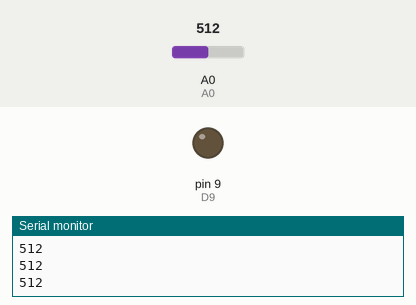
This sketch was run on a simulated Arduino Uno, built with avr-gcc and run on an emulated ATmega328P. Shown: output pins drawn as LEDs (lit = HIGH), the last lines printed to the serial monitor. Dashed ring = blinking. The inputs (shaded band) are chosen by the test bench; at power-on: A0 = 512.

Above: at 1.2 s.
1.3 s: A0 set to 987
2.8 s: A0 set to 1013
At 5.7 s:
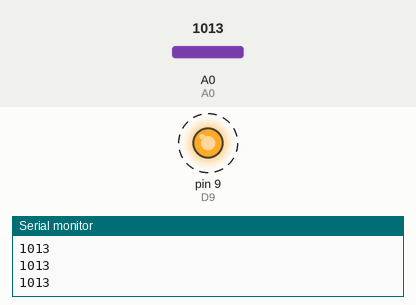
5.8 s: A0 set to 990
At 6.9 s:
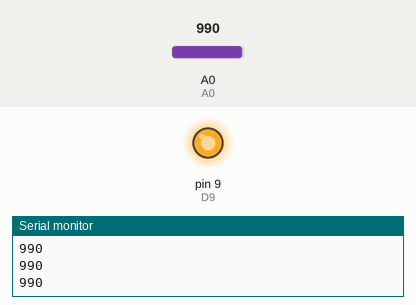
7.3 s: A0 set to 1010
At 7.71 s:
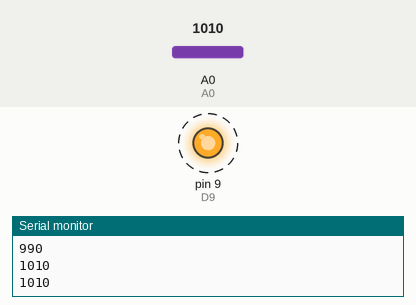
Timing chart, 0 to 11.3 s (numbered marks = the images above; inputs shaded):
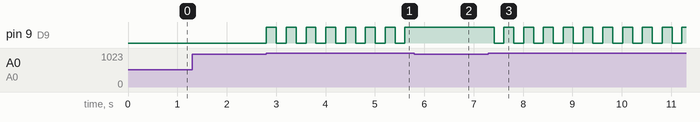

Measured:
- the behaviour switches between 1000 and 1001 on A0 (found by bisection; images 0 and 1)
- after the input at 2.8 s, pin 9 (D9): alternates HIGH for 0.20 s and LOW for 0.20 s, starting at once
- after the input at 5.8 s, pin 9 (D9): stops changing and stays HIGH
- after the input at 7.3 s, pin 9 (D9): alternates HIGH for 0.20 s and LOW for 0.20 s, starting after 0.11 s

The sketch:

RELE_Control_Lampara_con_Boton_memoria_v1.ino
```cpp
//control de LAMPARA CON BOTÓN Y RELE  v.1
//JAVIER S.
//Una lámpara conectada al RELE es controlado por un botón
//Mientras se presiona el botón la lampara se enciende y al soltarlo se apaga


//CONEXIONES RELE-ARDUINO

//RELE D+  - a 5V Arduino
//RELE D-  - a GND Arduino
//RELE IN  - a D9 Arduino

/*** Global variables ***/
int estado_pulsador=1023; //el pulsador pulsado=1023, no = 0
int estado_lampara=0;     // lampara ON=1, OFF=0


void setup() {
  pinMode(A0,INPUT); //A0 = ESTADO DEL PULSADOR
  pinMode(9,OUTPUT); //D9 = SEÑAL DE CONTROL que entra en RELE
  Serial.begin(9600);
  }

void loop() {
  estado_pulsador=analogRead(A0);
  Serial.println(estado_pulsador);

  if ((estado_pulsador >1000) && (estado_lampara == 1)) {
    estado_lampara=0;
    }
  else if ((estado_pulsador >1000) && (estado_lampara == 0)) {
    estado_lampara=1;
    }
  digitalWrite(9,estado_lampara);
  delay(200);
  }
```
